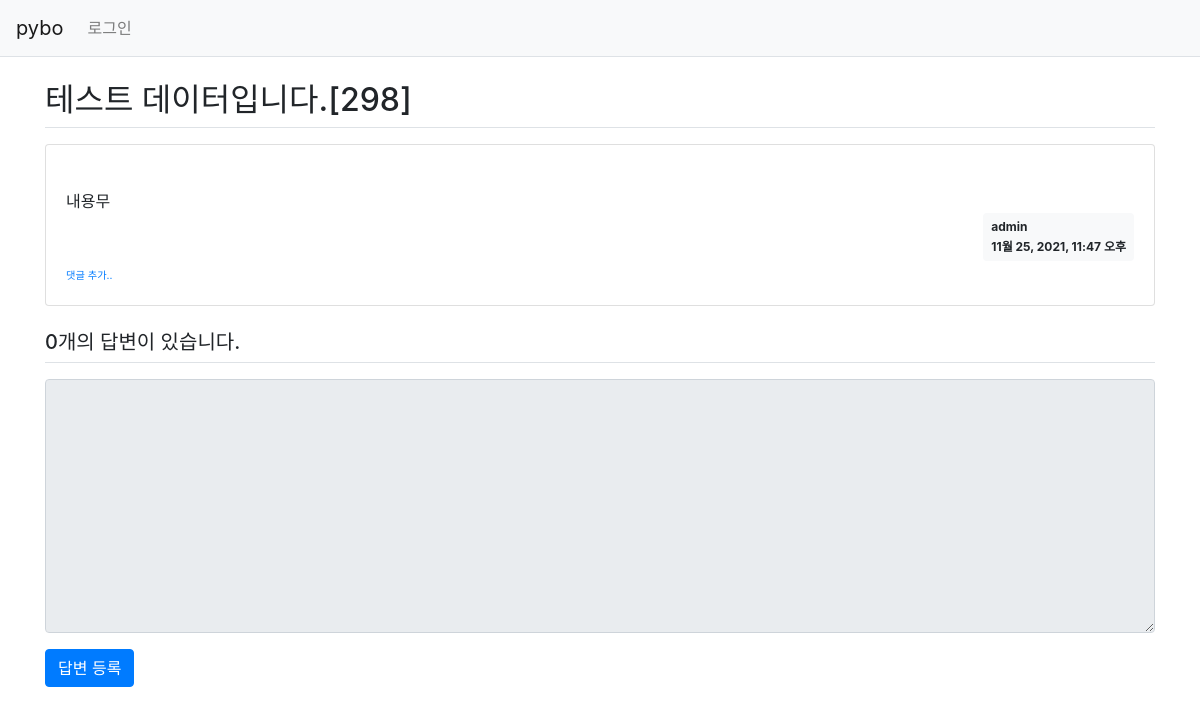
The app's page /pybo/304/, older data.
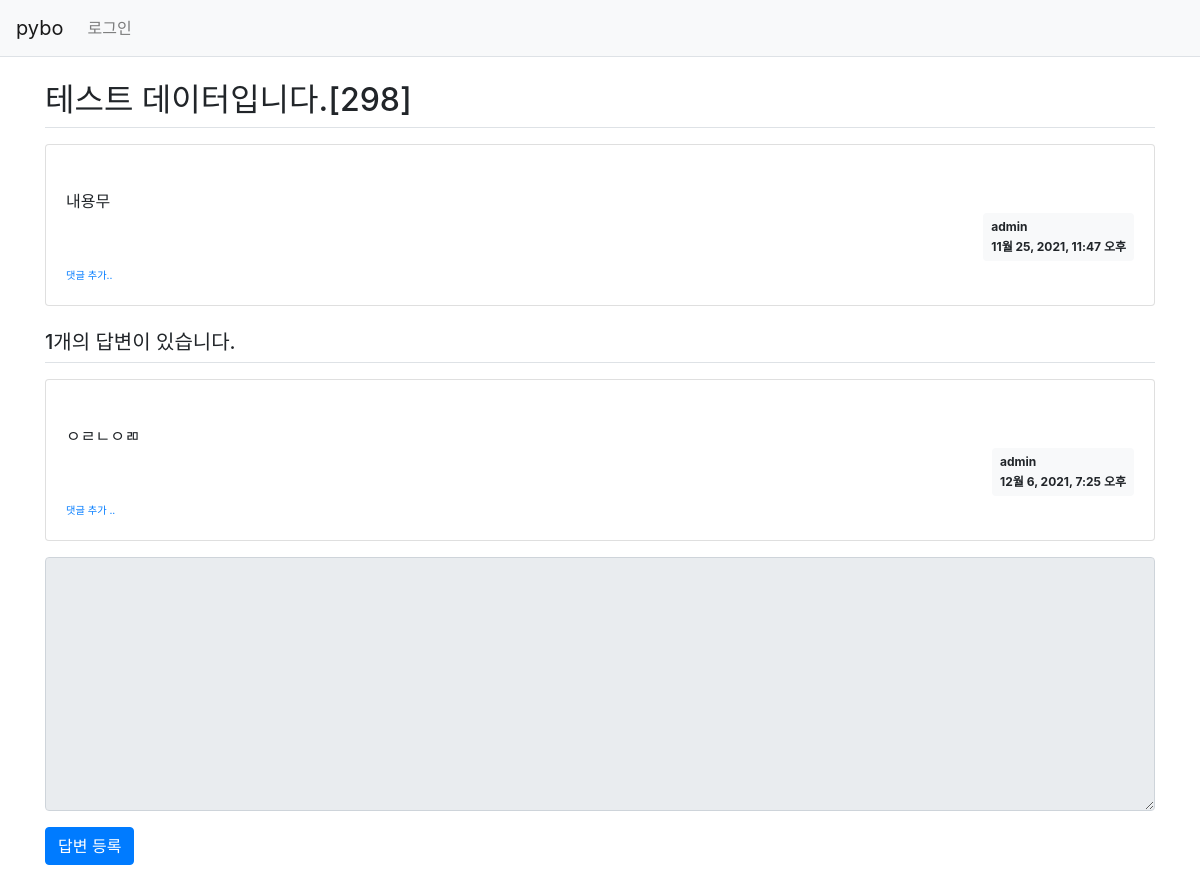
The same page, newer data.
### pybo/models.py (models this page shows, shortened)
class Question(models.Model):
    author = models.ForeignKey(User, on_delete=models.CASCADE)
    subject = models.CharField(max_length=200)
    content = models.TextField()
    create_date = models.DateTimeField()
    modify_date = models.DateTimeField(null=True, blank=True)

class Answer(models.Model):
    author= models.ForeignKey(User, on_delete=models.CASCADE)#,null="True) 이것은 글쓴이가 null을 포함할 경우.
    question = models.ForeignKey(Question, on_delete=models.CASCADE)
    content = models.TextField()
    create_date = models.DateTimeField()
    modify_date = models.DateTimeField(null=True, blank=True)

### pybo/views.py (the view)
# urls.py: path('<int:question_id>/', views.detail, name = 'detail'),
def detail(request, question_id):
    question = get_object_or_404(Question, pk=question_id) #Question.objects.get(id=question_id)
    context = {'question' : question}
    return render(request, 'pybo/question_detail.html', context)

### templates/pybo/question_detail.html (shortened to what this page needs)
{% extends 'base.html' %}
{% block content %}
<div class="container my-3">
    <h2 class="border-bottom py-2">{{ question.subject }}</h2>
    <div class="card my-3">
        <div class="card-body">
            <div class="card-text" style="white-space: pre-line;">
                {{ question.content }}
            </div>
            <div class="d-flex justify-content-end">
                <div class="badge badge-light p-2 text-left">
                    <div class="mb-2">{{question.author.username}}</div>
                    <div>{{ question.create_date }}</div>
                </div>
            </div>
            <div>
                <a href="{% url 'pybo:comment_create_question' question.id %}"
                class="small"><small>댓글 추가..</small></a>
            </div>
        </div>
    </div>
    <h5 class="border-bottom my-3 py-2">
        {{ question.answer_set.count }}개의 답변이 있습니다.
    </h5>
    {% for answer in question.answer_set.all %}
    <div class="card my-3">
        <div class="card-body">
            <div class="card-text" style="white-space: pre-line;">
                {{ answer.content }}
            </div>
            <div class="d-flex justify-content-end">
                <div class="badge badge-light p-2 text-left">
                    <div class="mb-2">{{answer.author.username}}</div>
                    <div>{{ answer.create_date }}</div>
                </div>
            </div>
            <div>
                <a href="{% url 'pybo:comment_create_answer' answer.id %}"
                class="small"><small>댓글 추가 ..</small></a>
            </div>
        </div>
    </div>
    {% endfor %}
    <form action="{% url 'pybo:answer_create' question.id %}" method="post" class="my-3">
        <div class="form-group">
            <textarea name="content" id="content"
                      {% if not user.is_authenticated %}disabled {% endif%}
                      class="form-control" rows="10" >{{ form.content.value| default_if_none:''}}</textarea>
        </div>
        <input type="submit" value="답변 등록" class="btn btn-primary">
    </form>
</div>
{% endblock %}

Row changes from the older to the newer data that the page shows:
computed for Question "테스트 데이터입니다.[298]": answer_set.count "0" → "1"
added Answer: content "ㅇㄹㄴㅇㄻ", author.username "admin", create_date "12월 6, 2021, 7:25 오후"
